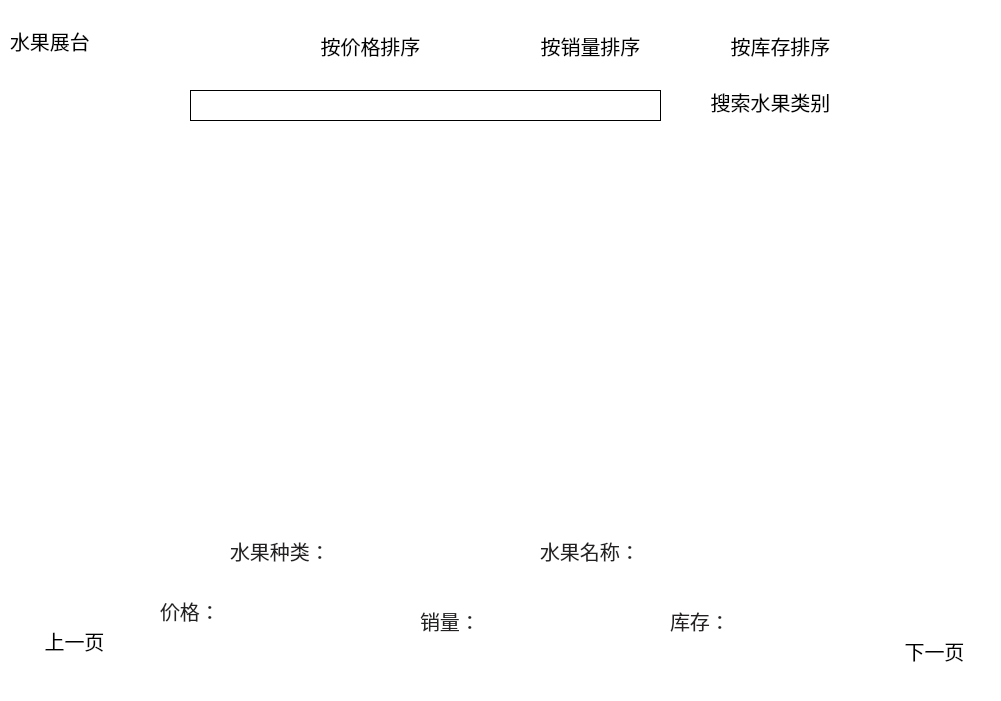
<?xml version="1.0" encoding="UTF-8"?>
<ui version="4.0">
 <class>FruitManagementAndCategory</class>
 <widget class="QWidget" name="FruitManagementAndCategory">
  <property name="geometry">
   <rect>
    <x>0</x>
    <y>0</y>
    <width>1001</width>
    <height>701</height>
   </rect>
  </property>
  <property name="windowTitle">
   <string>Form</string>
  </property>
  <widget class="QFrame" name="frame_2">
   <property name="geometry">
    <rect>
     <x>0</x>
     <y>0</y>
     <width>1001</width>
     <height>701</height>
    </rect>
   </property>
   <property name="styleSheet">
    <string notr="true">QFrame{
background-color:rgb(255, 255, 255);
border:sold 10px rgba(0,0,0);


}
#frame_2{
border-image:url(:/Picture/Fruit02.JPG)
}

QPushButton{
background:rgb(255, 255, 255);
border-style:outset;
border-radius:10px;
font-style:MingLiU-ExtB;
font-size:20px;
color:black;
}
QPushButton:pressed{
background-color:rgb(255, 255, 255);
border-style:inset;
font-style:MingLiU-ExtB;
}
QCheckBox{
background:rgba(85,170,255,0);
color:white;
font-style:MingLiU-ExtB;
}
QLabel{
color:rgb(35, 33, 34);
font-style:MingLiU-ExtB;
font-size:20px;
background-image:rgb(255, 255, 255);
}

QTableWidget{
	color:black;

}</string>
   </property>
   <property name="frameShape">
    <enum>QFrame::StyledPanel</enum>
   </property>
   <property name="frameShadow">
    <enum>QFrame::Raised</enum>
   </property>
   <widget class="QFrame" name="frame_3">
    <property name="geometry">
     <rect>
      <x>0</x>
      <y>0</y>
      <width>1000</width>
      <height>80</height>
     </rect>
    </property>
    <property name="styleSheet">
     <string notr="true">QFrame{
background-color:rgb(255, 255, 255);
border:sold 10px rgba(0,0,0);
background:rgba(85,170,255,0);
}

QPushButton{
background:rgba(255,255,255,0);
border-style:outset;
border-radius:10px;
font-style:MingLiU-ExtB;
font-size:20px;
color:black;
}
QPushButton:pressed{
background-color:rgb(255, 255, 255);
border-style:inset;
font-style:MingLiU-ExtB;
}
QCheckBox{
background:rgba(85,170,255,0);
color:white;
font-style:MingLiU-ExtB;
}
QLabel{
color:rgb(0, 0, 0);
font: 20pt &quot;华文楷体&quot;;
background:rgba(85,170,255,0);
}

QTableWidget{
	color:black;
}</string>
    </property>
    <property name="frameShape">
     <enum>QFrame::StyledPanel</enum>
    </property>
    <property name="frameShadow">
     <enum>QFrame::Raised</enum>
    </property>
    <widget class="QLabel" name="label_3">
     <property name="geometry">
      <rect>
       <x>10</x>
       <y>10</y>
       <width>281</width>
       <height>61</height>
      </rect>
     </property>
     <property name="styleSheet">
      <string notr="true">background:rgba(85,170,255,0);</string>
     </property>
     <property name="text">
      <string>水果展台</string>
     </property>
    </widget>
    <widget class="QPushButton" name="InInventory">
     <property name="geometry">
      <rect>
       <x>700</x>
       <y>10</y>
       <width>161</width>
       <height>71</height>
      </rect>
     </property>
     <property name="styleSheet">
      <string notr="true">
font: 15pt &quot;华文楷体&quot;;</string>
     </property>
     <property name="text">
      <string>按库存排序</string>
     </property>
    </widget>
    <widget class="QPushButton" name="InSale">
     <property name="geometry">
      <rect>
       <x>510</x>
       <y>10</y>
       <width>161</width>
       <height>71</height>
      </rect>
     </property>
     <property name="styleSheet">
      <string notr="true">
font: 15pt &quot;华文楷体&quot;;</string>
     </property>
     <property name="text">
      <string>按销量排序</string>
     </property>
    </widget>
    <widget class="QPushButton" name="InPrice">
     <property name="geometry">
      <rect>
       <x>290</x>
       <y>10</y>
       <width>161</width>
       <height>71</height>
      </rect>
     </property>
     <property name="styleSheet">
      <string notr="true">
font: 15pt &quot;华文楷体&quot;;</string>
     </property>
     <property name="text">
      <string>按价格排序</string>
     </property>
    </widget>
   </widget>
   <widget class="QPushButton" name="Search">
    <property name="geometry">
     <rect>
      <x>700</x>
      <y>90</y>
      <width>141</width>
      <height>24</height>
     </rect>
    </property>
    <property name="text">
     <string>搜索水果类别</string>
    </property>
   </widget>
   <widget class="QPushButton" name="NextPage">
    <property name="geometry">
     <rect>
      <x>890</x>
      <y>620</y>
      <width>89</width>
      <height>61</height>
     </rect>
    </property>
    <property name="styleSheet">
     <string notr="true">
font: 15pt &quot;华文楷体&quot;;</string>
    </property>
    <property name="text">
     <string>下一页</string>
    </property>
   </widget>
   <widget class="QPushButton" name="PreviousPage">
    <property name="geometry">
     <rect>
      <x>30</x>
      <y>610</y>
      <width>89</width>
      <height>61</height>
     </rect>
    </property>
    <property name="styleSheet">
     <string notr="true">
font: 15pt &quot;华文楷体&quot;;</string>
    </property>
    <property name="text">
     <string>上一页</string>
    </property>
   </widget>
   <widget class="QLabel" name="label_4">
    <property name="geometry">
     <rect>
      <x>230</x>
      <y>530</y>
      <width>121</width>
      <height>41</height>
     </rect>
    </property>
    <property name="styleSheet">
     <string notr="true">background:rgba(85,170,255,0);

font: 15pt &quot;华文楷体&quot;;
</string>
    </property>
    <property name="text">
     <string>水果种类：</string>
    </property>
   </widget>
   <widget class="QLabel" name="Category">
    <property name="geometry">
     <rect>
      <x>350</x>
      <y>530</y>
      <width>121</width>
      <height>41</height>
     </rect>
    </property>
    <property name="styleSheet">
     <string notr="true">background:rgba(85,170,255,0);

font: 15pt &quot;华文楷体&quot;;
</string>
    </property>
    <property name="text">
     <string/>
    </property>
   </widget>
   <widget class="QLabel" name="label_6">
    <property name="geometry">
     <rect>
      <x>540</x>
      <y>530</y>
      <width>121</width>
      <height>41</height>
     </rect>
    </property>
    <property name="styleSheet">
     <string notr="true">background:rgba(85,170,255,0);

font: 15pt &quot;华文楷体&quot;;
</string>
    </property>
    <property name="text">
     <string>水果名称：</string>
    </property>
   </widget>
   <widget class="QLabel" name="Name">
    <property name="geometry">
     <rect>
      <x>650</x>
      <y>530</y>
      <width>181</width>
      <height>41</height>
     </rect>
    </property>
    <property name="styleSheet">
     <string notr="true">background:rgba(85,170,255,0);

font: 15pt &quot;华文楷体&quot;;
</string>
    </property>
    <property name="text">
     <string/>
    </property>
   </widget>
   <widget class="QLabel" name="label_7">
    <property name="geometry">
     <rect>
      <x>160</x>
      <y>590</y>
      <width>71</width>
      <height>41</height>
     </rect>
    </property>
    <property name="styleSheet">
     <string notr="true">background:rgba(85,170,255,0);

font: 15pt &quot;华文楷体&quot;;
</string>
    </property>
    <property name="text">
     <string>价格：</string>
    </property>
   </widget>
   <widget class="QLabel" name="Price">
    <property name="geometry">
     <rect>
      <x>230</x>
      <y>590</y>
      <width>101</width>
      <height>41</height>
     </rect>
    </property>
    <property name="styleSheet">
     <string notr="true">background:rgba(85,170,255,0);

font: 15pt &quot;华文楷体&quot;;
</string>
    </property>
    <property name="text">
     <string/>
    </property>
   </widget>
   <widget class="QLabel" name="label_9">
    <property name="geometry">
     <rect>
      <x>420</x>
      <y>600</y>
      <width>61</width>
      <height>41</height>
     </rect>
    </property>
    <property name="styleSheet">
     <string notr="true">background:rgba(85,170,255,0);

font: 15pt &quot;华文楷体&quot;;
</string>
    </property>
    <property name="text">
     <string>销量：</string>
    </property>
   </widget>
   <widget class="QLabel" name="Sale">
    <property name="geometry">
     <rect>
      <x>480</x>
      <y>600</y>
      <width>101</width>
      <height>41</height>
     </rect>
    </property>
    <property name="styleSheet">
     <string notr="true">background:rgba(85,170,255,0);

font: 15pt &quot;华文楷体&quot;;
</string>
    </property>
    <property name="text">
     <string/>
    </property>
   </widget>
   <widget class="QLabel" name="label_11">
    <property name="geometry">
     <rect>
      <x>670</x>
      <y>600</y>
      <width>61</width>
      <height>41</height>
     </rect>
    </property>
    <property name="styleSheet">
     <string notr="true">background:rgba(85,170,255,0);

font: 15pt &quot;华文楷体&quot;;
</string>
    </property>
    <property name="text">
     <string>库存：</string>
    </property>
   </widget>
   <widget class="QLabel" name="Inventory">
    <property name="geometry">
     <rect>
      <x>730</x>
      <y>600</y>
      <width>101</width>
      <height>41</height>
     </rect>
    </property>
    <property name="styleSheet">
     <string notr="true">background:rgba(85,170,255,0);

font: 15pt &quot;华文楷体&quot;;
</string>
    </property>
    <property name="text">
     <string/>
    </property>
   </widget>
   <widget class="QLineEdit" name="Searching">
    <property name="geometry">
     <rect>
      <x>190</x>
      <y>90</y>
      <width>471</width>
      <height>31</height>
     </rect>
    </property>
    <property name="styleSheet">
     <string notr="true">QLineEdit{
color:black;
background-color:white;
border:1px solid rgb(0, 0, 0);
background:rgba(85,170,255,0);
}</string>
    </property>
   </widget>
   <widget class="QLabel" name="PictureLabel">
    <property name="geometry">
     <rect>
      <x>190</x>
      <y>140</y>
      <width>601</width>
      <height>371</height>
     </rect>
    </property>
    <property name="styleSheet">
     <string notr="true">background:rgba(85,170,255,0);</string>
    </property>
    <property name="text">
     <string/>
    </property>
   </widget>
   <widget class="QPushButton" name="Picture">
    <property name="geometry">
     <rect>
      <x>190</x>
      <y>140</y>
      <width>601</width>
      <height>371</height>
     </rect>
    </property>
    <property name="styleSheet">
     <string notr="true">background:rgba(85,170,255,0);</string>
    </property>
    <property name="text">
     <string/>
    </property>
   </widget>
  </widget>
 </widget>
 <resources/>
 <connections/>
</ui>
